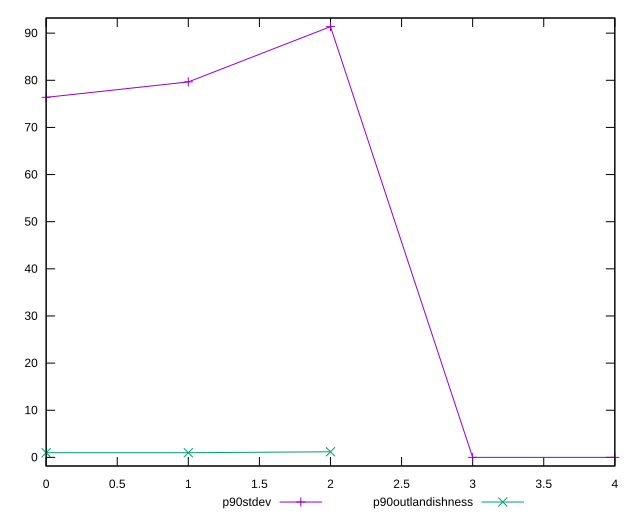

gnuplot code for this plot:
reset

$p90Stdev <<EOF
0 76.38394179443824
1 79.65634654307411
2 91.38242141855669
3 0
4 0
EOF

$p90Outlandishness <<EOF
0 0.9920211044268096
1 0.9892318787262417
2 1.1868402185171574
EOF

set key outside below
set xrange [0:4]
set yrange [-1.8276484283711338:93.21006984692782]
set trange [-1.8276484283711338:93.21006984692782]
set terminal svg size 640, 520 enhanced background rgb 'white'
set output "report_00015_2021-02-09T16-11-33.973Z/offscreen-images/progression/stddev.svg"

plot $p90Stdev title "p90stdev" with linespoints, \
     $p90Outlandishness title "p90outlandishness" with linespoints

reset
